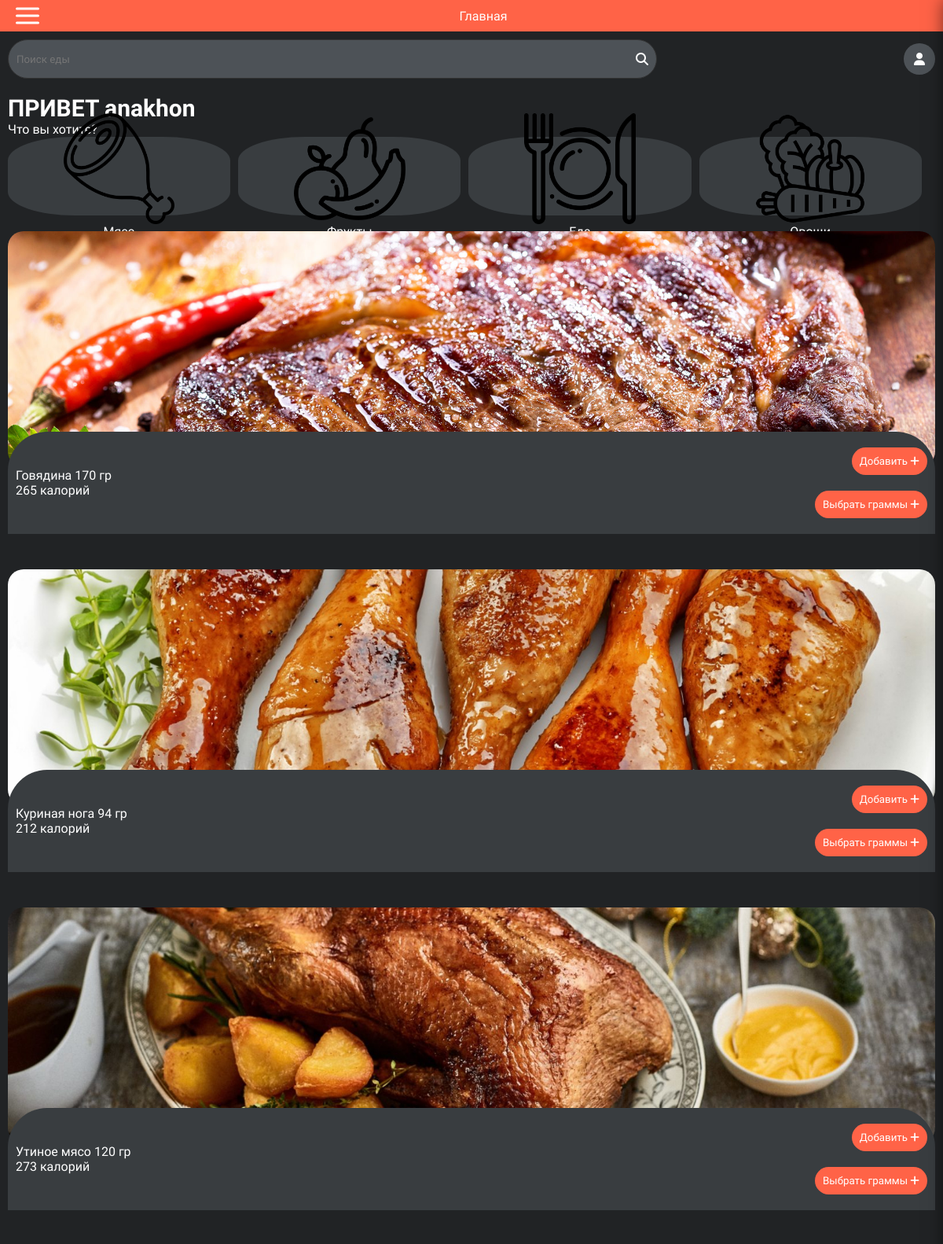
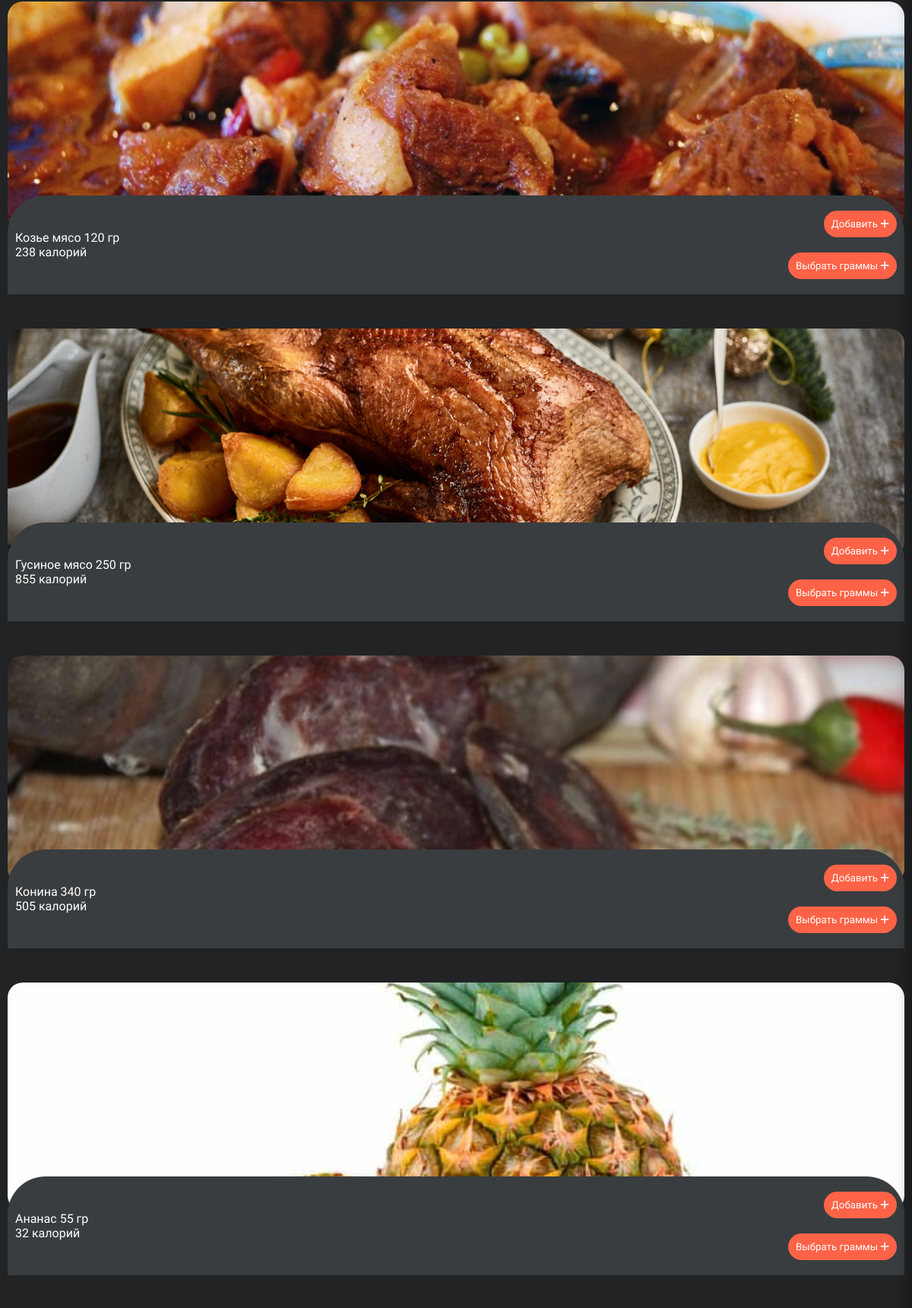
Screenshot of /home/ (signed in, upper part) with the database file from the repository (2 pictures, top to bottom).
### pages/models.py (models this page shows, shortened)
class FoodItem(models.Model):
    name = models.CharField(max_length=100)
    serving = models.CharField(max_length=100)
    calories = models.IntegerField()
    food_type = models.CharField(
        max_length=10,
        choices=FoodType.choices,
        default=FoodType.FOOD
    )
    image = models.ImageField(upload_to='food_images/')  # Specify the directory for uploaded images

### pages/views.py (the view)
# urls.py: path('home/', views.home, name='home'),
def home(request):
    if request.user.is_authenticated:
        food_type = request.GET.get('food_type', None)
        print(food_type)
        if food_type:
            food_items = FoodItem.objects.filter(food_type=food_type).all()
        else:
            food_items = FoodItem.objects.all()  # Or handle differently if no type is specified
        query = request.GET.get('query', '')
        if query:
            food_items = FoodItem.objects.filter(name__icontains=query)
        return render(request, 'home.html', context={'foods': food_items, 'query': query, 'food_type': food_type})
    else:
        return render(request, 'welcome.html')

### templates/home.html (shortened to what this page needs)
{% extends "base.html" %}
{% load static %}
{% block page_name %}
    <a style="text-decoration: none ; color: white" href="{% url 'home' %}">Главная</a>
{% endblock %}
{% block content %}
<div class="content_search">
        <form action="{% url 'home' %}" method="get" class="search">
            <input type="search" name="query" placeholder="Поиск еды" {% if query %}value="{{ query }}"{% endif %}>
                <i class="fa-solid fa-magnifying-glass"></i>
        </form>
        <div class="content_search-user">
            <i class="fa-solid fa-user"></i>
        </div>
    </div>
    <div class="content_text">
        <h2>ПРИВЕТ {{ user.username }}</h2>
        <p>Что вы хотите?</p>
    </div>
    <div class="content_list">
        <div class="content_list-box{% if food_type == 'MEAT' %} actives {% endif %}">
            <a  href="{% url 'home' %}?food_type=MEAT" style="display: flex; flex-direction: column; align-items: center; text-decoration: none">
                <img src="{% static 'images/meat.png' %}" width="50%" alt="Иконка еды">
                <p>Мясо</p>
            </a>
        </div>
        <div class="content_list-box{% if food_type == 'FRUIT' %} actives {% endif %}">
            <a style="text-decoration: none" href="{% url 'home' %}?food_type=FRUIT">
                <img src="{% static 'images/FRUIT.png' %}" width="50%" alt="Иконка еды">
                <p>Фрукты</p>
            </a>
        </div>
        <div class="content_list-box{% if food_type == 'FOOD' %} actives {% endif %}">
            <a style="text-decoration: none" href="{% url 'home' %}?food_type=FOOD">
                <img src="{% static 'images/FOOD.png' %}" width="50%" alt="Иконка еды">
                <p>Еда</p>
            </a>
        </div>
        <div class="content_list-box{% if food_type == 'VEGETABLE' %} actives {% endif %}">
            <a style="text-decoration: none" href="{% url 'home' %}?food_type=VEGETABLE">
                <img src="{% static 'images/vegetable.png' %}" width="50%" alt="Иконка еды">
                <p>Овощи</p>
            </a>
        </div>
    </div>
    <div class="content_dishes">
        <div class="content_dishes-start">
{% for food in foods %}
<div class="content_dishes-box">
    <div class="content_dishes-box-img">
        <img style="object-fit: cover;" src="{{ food.image.url }}" alt="">
    </div>
    <div style="top: -45px" class="content_dishes-box-text">
        <div class="content_dishes-box-text-top">
            <p>{{ food.name }} {{ food.serving }} гр<br>
                {{ food.calories }} калорий</p>
            <div class="content_start">
                <form action="{% url 'add_to_cart' food.pk %}" method="post">
                    <button type="submit">Добавить <i class="fa-solid fa-add"></i></button>
                </form>
            <button type="button" class="select-gram" data-food-id="{{ food.pk }}">Выбрать граммы <i class="fa-solid fa-add"></i></button>
            </div>
        </div>
    </div>
</div>
{% endfor %}
        </div>
    </div>
{% endblock %}

### static/css/style.css (style rules this page uses)
* { margin: 0; padding: 0; box-sizing: border-box; font-family: "Amita", serif; }
.content_search { display: flex; justify-content: space-between; align-items: center; }
.search input { border: none; color: #fff; background: transparent; }
.search { background-color: #4d5257; width: 70%; border: 1px solid #333; height: 50px; margin: 10px 0; border-radius: 30px; color: #fff; display: flex; justify-content: space-between; padding: 10px; align-items: center; }
.content_search-user { color: #fff; background-color: #4d5257; border-radius: 50%; width: 40px; display: flex; justify-content: center; align-items: center; height: 40px; }
.content_text { margin-top: 10px; color: #fff; margin-bottom: 20px; }
.content_text h2 { font-size: 30px; margin-bottom: 15px; }
.content_list { display: flex; gap: 10px; align-items: center; }
.content_list-box { background-color: #393d40; border-radius: 30%; align-items: center; display: flex; flex-direction: column; justify-content: center; width: 24%; height: 100px; margin-bottom: 20px; }
.content_list-box p { color: #fff; }
.content_list-box a { display: flex; flex-direction: column; align-items: center; }
.content_dishes-box-img { width: 100%; height: 300px; border-radius: 20px; }
.content_dishes-box-img img { width: 100%; height: 100%; border-radius: 20px; }
.content_dishes-box-text { background-color: #393d40; border-top-left-radius: 50px; border-top-right-radius: 50px; position: relative; padding: 20px 10px ; z-index: 12; top: -100px; }
.content_start button { background-color: tomato; border-radius: 30px; padding: 10px; border: none; color: #fff; cursor: pointer; }
.content_dishes-box-text-top { display: flex; align-items: center; justify-content: space-between; }
.content_dishes-box-text-top p { color: #fff; }
.content_text h2 { margin: 0; }
.content_text { margin-bottom: 0; }
.content_start { display: flex; flex-direction: column; gap: 20px; align-items: flex-end; }

### static/css/register.css (style rules this page uses)
* { margin: 0; padding: 0; box-sizing: border-box; }

### static/css/login.css (style rules this page uses)
* { margin: 0; padding: 0; box-sizing: border-box; }

### rows the page displays
FoodItem: image (picture), name "Говядина", serving "170", calories "265"
FoodItem: image (picture), name "Куриная нога", serving "94", calories "212"
FoodItem: image (picture), name "Утиное мясо", serving "120", calories "273"
FoodItem: image (picture), name "Козье мясо", serving "120", calories "238"
FoodItem: image (picture), name "Гусиное мясо", serving "250", calories "855"
FoodItem: image (picture), name "Конина", serving "340", calories "505"
FoodItem: image (picture), name "Ананас", serving "55", calories "32"

### other values shown
{{ user.username }} "anakhon"
